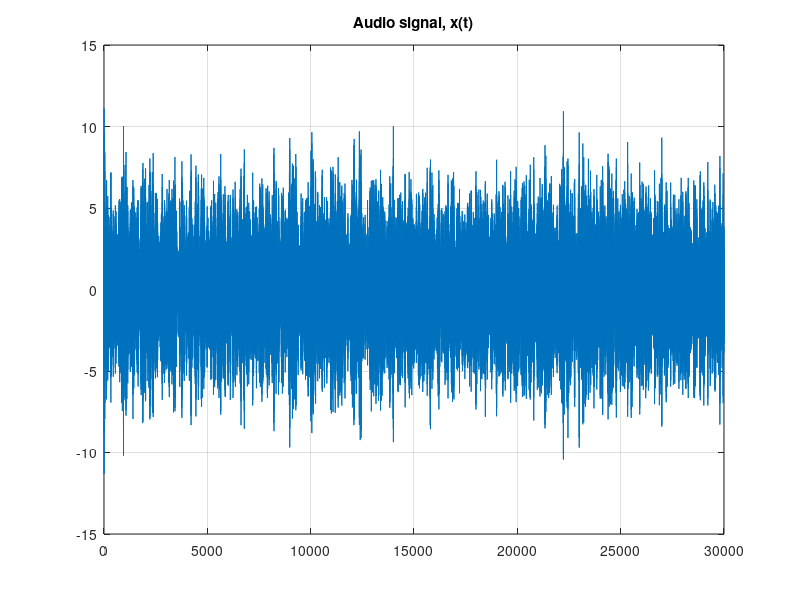
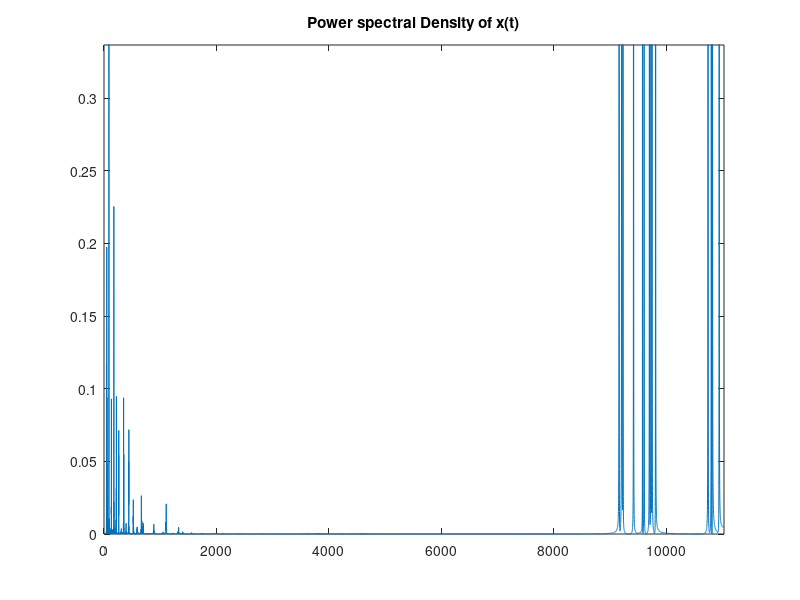
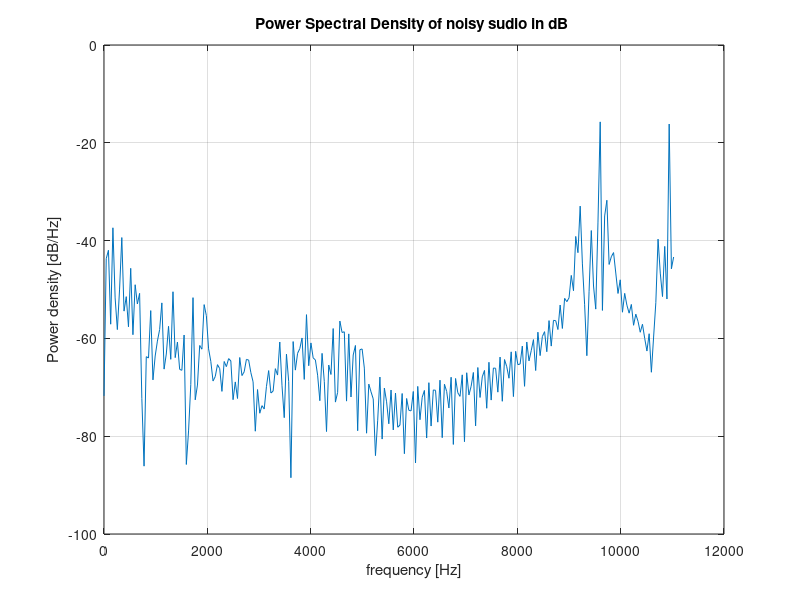
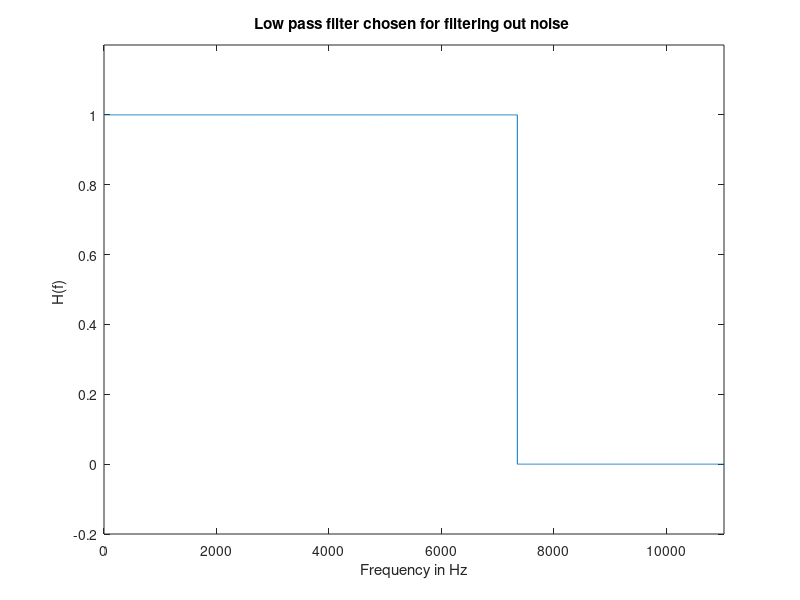

These figures' MATLAB source, in order:
clear all
close all
clc
%% load audio signal and plot it
load lab3Audio;
Fs = 22050;
Ts = 1/Fs;

soundsc(lab3Audio,Fs)          %play the noisy audio file
pause(2)
   
time=[1:size(lab3Audio)]; %sample number      
x = lab3Audio';  
figure(1);
plot(time,x);grid on;   %plot signal in time domain
title('Audio signal, x(t)');   %title of the plot

%% Generate Power Spectrum Density plot using fft

n = length(lab3Audio)  %number of samples

power_of_x = sum(x.^2)/n;                 

Xf=fft(x)/Fs;  %Fast Fourier Transform of input

Exf=abs(Xf).^2;         
Pxf=Exf/(n*Ts);  

freq=[0:1:n-1]*Fs/n; 

maxPxf=max(Pxf);            %find max for better plotting

figure(2);                 
plot(freq(1:n/2),Pxf(1:n/2)*100)
axis([0 Fs/2 0 maxPxf])
title('Power spectral Density of x(t)');

%% Periodogram method of generating PSD plot 

figure(3)
periodogram(x,[],'onesided',512,Fs);
title('Power Spectral Density of noisy sudio in dB ')

%% step 3
Xk=fft(x);

%% Choose a low pass filter
Xsize=length(Xk);
Hk=[ones(10000,1);zeros(10000,1); ones(10000,1)];
figure(4)
plot(freq(1:n/2),Hk(1:n/2))
axis([0 Fs/2 -0.2 1.2])
title('Low pass filter chosen for filtering out noise ')
xlabel('Frequency in Hz')
ylabel('H(f) ')

%Filter noisy signal
Xkfilter=Xk.*Hk'; %filter application
xfilter=ifft(Xkfilter); %invert FFT to get signal back

figure(5)
periodogram(real(xfilter),[],'onesided',512,Fs);
title('Power spectral density of filtered audio');

soundsc(real(xfilter),Fs)                      %play the audio file


samples=1:Xsize;     %the data points in t or f domain
figure (6)
subplot(221), plot (samples,real(x)); title('Noisy signal ')
subplot(222), plot (samples,abs(Xk)); title('Spectrum of noisy signal')
subplot(223), plot (samples,real(xfilter)); title('Filtered signal ')
subplot(224), plot (samples,real(Xkfilter)); title('Spectrum of clean signal ')